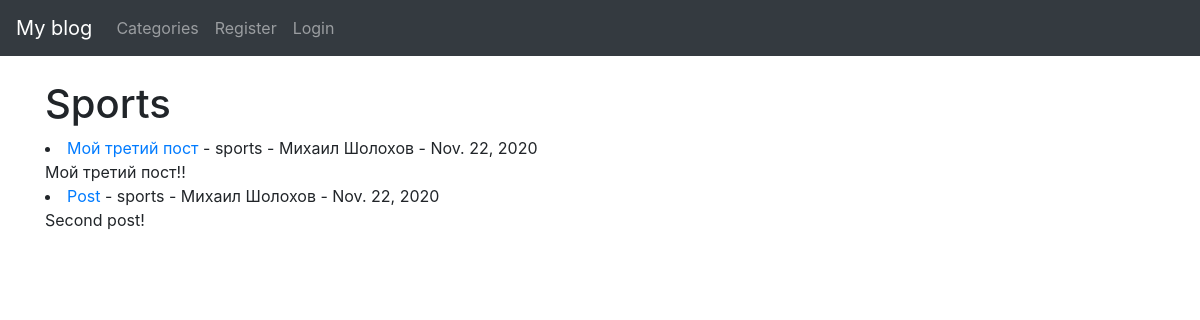
/category/sports/, run on an earlier commit of the app's database.
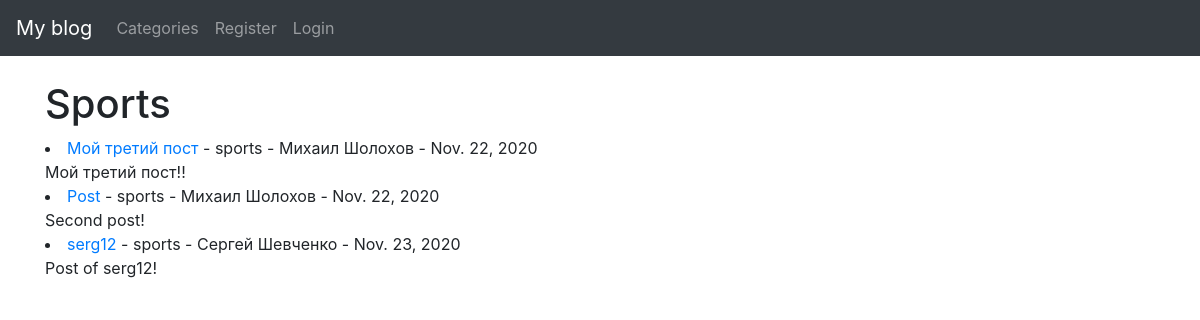
And on a later commit of the database.
### theblog/models.py (models this page shows, shortened)
class Post(models.Model):
    title = models.CharField(max_length=255)
    title_tag = models.CharField(max_length=255, default="My blog")
    author = models.ForeignKey(User, on_delete=models.CASCADE)
    body = RichTextField(blank=True, null=True)
    post_date = models.DateField(auto_now_add=True)
    category = models.CharField(max_length=255, default='coding')
    snippet = models.CharField(max_length=255)
    likes = models.ManyToManyField(User, related_name='blog_posts')

### theblog/views.py (the view)
# urls.py: path('category/<str:cats>/', CategoryView, name='category'),
def CategoryView(request, cats):
    category_posts = Post.objects.filter(category=cats.replace('-', ' '))
    return render(request, 'categories.html', {'cats': cats.title().replace('-', ' '), 'category_posts': category_posts})

### theblog/templates/categories.html (shortened to what this page needs)
{% extends 'base.html'  %}
{% block content %}
    {% if category_posts %}
        <h1>{{ cats }}</h1>
        {% for post in category_posts %}
            <li><a href="{% url 'article_detail' post.pk %}">{{ post.title }}</a> -
                {{ post.category }} -
                {{ post.author.first_name }}
                {{ post.author.last_name }} -
                {{ post.post_date }} <br/>
                {{ post.body|slice:":200"|safe }}
            </li>
        {% endfor %}
    {% else %}
        <h3>Sorry, this page does not exist...</h3>
    {% endif %}
{% endblock %}

What changed in the data, as far as the page shows it:
added Post: title "serg12", category "sports", author.first_name "Сергей", author.last_name "Шевченко", post_date "Nov. 23, 2020", body "Post of serg12!"
